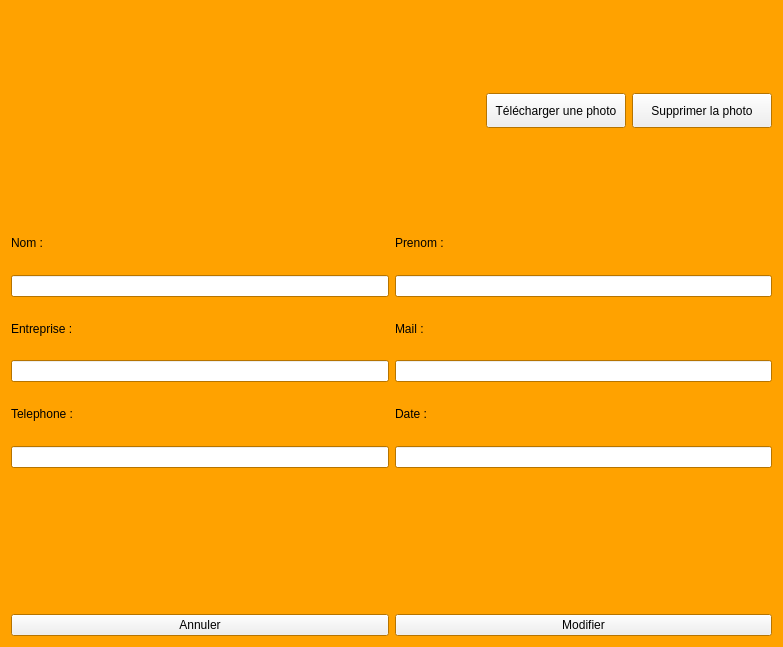
<?xml version="1.0" encoding="UTF-8"?>
<ui version="4.0">
 <class>ModifContact</class>
 <widget class="QWidget" name="ModifContact">
  <property name="geometry">
   <rect>
    <x>0</x>
    <y>0</y>
    <width>783</width>
    <height>647</height>
   </rect>
  </property>
  <property name="sizePolicy">
   <sizepolicy hsizetype="Expanding" vsizetype="Expanding">
    <horstretch>0</horstretch>
    <verstretch>0</verstretch>
   </sizepolicy>
  </property>
  <property name="minimumSize">
   <size>
    <width>0</width>
    <height>0</height>
   </size>
  </property>
  <property name="palette">
   <palette>
    <active>
     <colorrole role="Base">
      <brush brushstyle="SolidPattern">
       <color alpha="255">
        <red>255</red>
        <green>255</green>
        <blue>255</blue>
       </color>
      </brush>
     </colorrole>
     <colorrole role="Window">
      <brush brushstyle="SolidPattern">
       <color alpha="255">
        <red>255</red>
        <green>162</green>
        <blue>0</blue>
       </color>
      </brush>
     </colorrole>
    </active>
    <inactive>
     <colorrole role="Base">
      <brush brushstyle="SolidPattern">
       <color alpha="255">
        <red>255</red>
        <green>255</green>
        <blue>255</blue>
       </color>
      </brush>
     </colorrole>
     <colorrole role="Window">
      <brush brushstyle="SolidPattern">
       <color alpha="255">
        <red>255</red>
        <green>162</green>
        <blue>0</blue>
       </color>
      </brush>
     </colorrole>
    </inactive>
    <disabled>
     <colorrole role="Base">
      <brush brushstyle="SolidPattern">
       <color alpha="255">
        <red>255</red>
        <green>162</green>
        <blue>0</blue>
       </color>
      </brush>
     </colorrole>
     <colorrole role="Window">
      <brush brushstyle="SolidPattern">
       <color alpha="255">
        <red>255</red>
        <green>162</green>
        <blue>0</blue>
       </color>
      </brush>
     </colorrole>
    </disabled>
   </palette>
  </property>
  <property name="windowTitle">
   <string>Form</string>
  </property>
  <property name="autoFillBackground">
   <bool>true</bool>
  </property>
  <layout class="QVBoxLayout" name="verticalLayout_8">
   <item>
    <layout class="QHBoxLayout" name="horizontalLayout">
     <item>
      <widget class="QLabel" name="PhotoLabel">
       <property name="minimumSize">
        <size>
         <width>200</width>
         <height>200</height>
        </size>
       </property>
       <property name="maximumSize">
        <size>
         <width>200</width>
         <height>200</height>
        </size>
       </property>
       <property name="autoFillBackground">
        <bool>true</bool>
       </property>
       <property name="text">
        <string/>
       </property>
      </widget>
     </item>
     <item>
      <layout class="QHBoxLayout" name="horizontalLayout_6">
       <item>
        <spacer name="horizontalSpacer">
         <property name="orientation">
          <enum>Qt::Horizontal</enum>
         </property>
         <property name="sizeHint" stdset="0">
          <size>
           <width>40</width>
           <height>20</height>
          </size>
         </property>
        </spacer>
       </item>
       <item>
        <widget class="QPushButton" name="BdwnlPhoto">
         <property name="minimumSize">
          <size>
           <width>140</width>
           <height>35</height>
          </size>
         </property>
         <property name="maximumSize">
          <size>
           <width>140</width>
           <height>35</height>
          </size>
         </property>
         <property name="text">
          <string>Télécharger une photo</string>
         </property>
        </widget>
       </item>
       <item>
        <widget class="QPushButton" name="BsupprPhoto">
         <property name="minimumSize">
          <size>
           <width>140</width>
           <height>35</height>
          </size>
         </property>
         <property name="maximumSize">
          <size>
           <width>140</width>
           <height>35</height>
          </size>
         </property>
         <property name="text">
          <string>Supprimer la photo</string>
         </property>
        </widget>
       </item>
      </layout>
     </item>
    </layout>
   </item>
   <item>
    <layout class="QVBoxLayout" name="verticalLayout">
     <item>
      <layout class="QHBoxLayout" name="horizontalLayout_5">
       <item>
        <layout class="QVBoxLayout" name="LayoutNom">
         <item>
          <widget class="QLabel" name="LabelNom">
           <property name="text">
            <string>Nom :</string>
           </property>
          </widget>
         </item>
         <item>
          <widget class="QLineEdit" name="LigneNom"/>
         </item>
        </layout>
       </item>
       <item>
        <layout class="QVBoxLayout" name="LayoutPrenom">
         <item>
          <widget class="QLabel" name="LabelPrenom">
           <property name="text">
            <string>Prenom :</string>
           </property>
          </widget>
         </item>
         <item>
          <widget class="QLineEdit" name="LignePrenom"/>
         </item>
        </layout>
       </item>
      </layout>
     </item>
     <item>
      <layout class="QHBoxLayout" name="horizontalLayout_2">
       <item>
        <layout class="QVBoxLayout" name="LayoutEntreprise">
         <item>
          <widget class="QLabel" name="LabelEntreprise">
           <property name="text">
            <string>Entreprise :</string>
           </property>
          </widget>
         </item>
         <item>
          <widget class="QLineEdit" name="LigneEntreprise"/>
         </item>
        </layout>
       </item>
       <item>
        <layout class="QVBoxLayout" name="LayoutMail">
         <item>
          <widget class="QLabel" name="LabelMail">
           <property name="text">
            <string>Mail :</string>
           </property>
          </widget>
         </item>
         <item>
          <widget class="QLineEdit" name="LigneMail"/>
         </item>
        </layout>
       </item>
      </layout>
     </item>
     <item>
      <layout class="QHBoxLayout" name="horizontalLayout_3">
       <item>
        <layout class="QVBoxLayout" name="LayoutTelephone">
         <item>
          <widget class="QLabel" name="LabelTelephone">
           <property name="text">
            <string>Telephone :</string>
           </property>
          </widget>
         </item>
         <item>
          <widget class="QLineEdit" name="LigneTelephone"/>
         </item>
        </layout>
       </item>
       <item>
        <layout class="QVBoxLayout" name="LayoutDate">
         <item>
          <widget class="QLabel" name="LabelDate">
           <property name="text">
            <string>Date :</string>
           </property>
          </widget>
         </item>
         <item>
          <widget class="QLineEdit" name="LigneDate">
           <property name="enabled">
            <bool>true</bool>
           </property>
           <property name="text">
            <string/>
           </property>
          </widget>
         </item>
        </layout>
       </item>
      </layout>
     </item>
     <item>
      <spacer name="verticalSpacer">
       <property name="orientation">
        <enum>Qt::Vertical</enum>
       </property>
       <property name="sizeType">
        <enum>QSizePolicy::Minimum</enum>
       </property>
       <property name="sizeHint" stdset="0">
        <size>
         <width>50</width>
         <height>140</height>
        </size>
       </property>
      </spacer>
     </item>
    </layout>
   </item>
   <item>
    <layout class="QHBoxLayout" name="horizontalLayout_4">
     <item>
      <widget class="QPushButton" name="BAnnuleModif">
       <property name="text">
        <string>Annuler</string>
       </property>
      </widget>
     </item>
     <item>
      <widget class="QPushButton" name="BValideModif">
       <property name="text">
        <string>Modifier</string>
       </property>
      </widget>
     </item>
    </layout>
   </item>
  </layout>
 </widget>
 <resources/>
 <connections/>
</ui>
